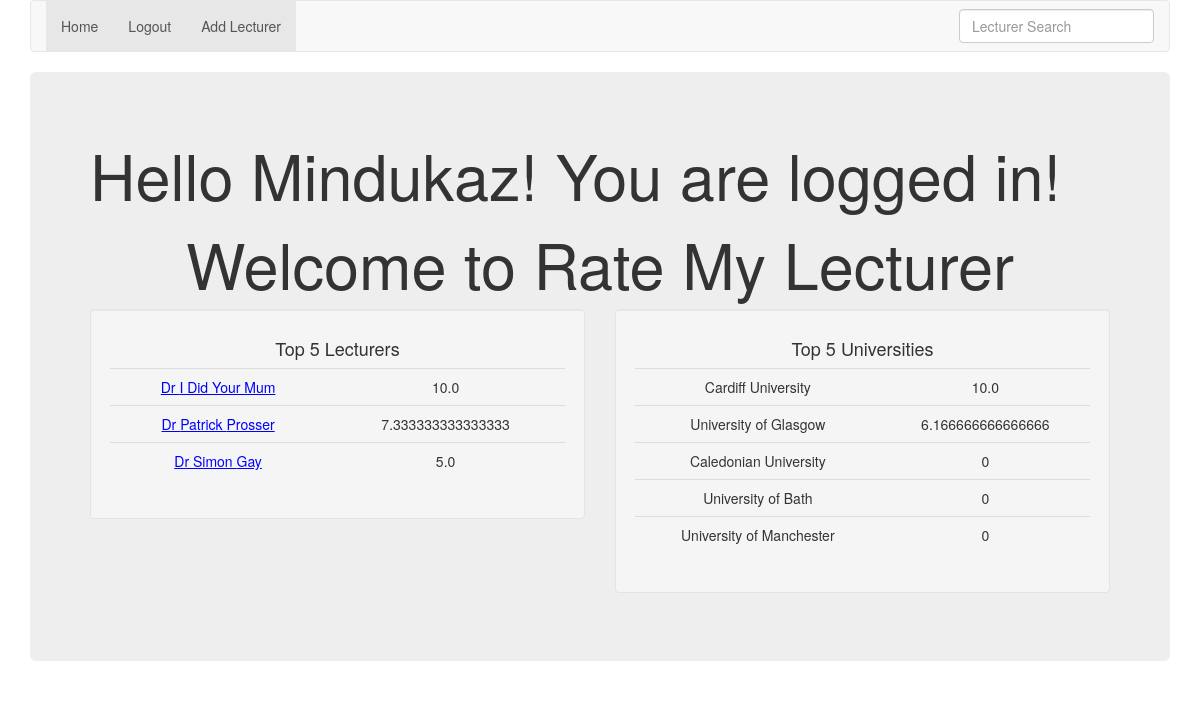
The app's page / (signed in) with its own data.
### lecturer/models.py (models this page shows, shortened)
class Lecturer(models.Model):
    title = models.CharField(max_length=10)
    first_name = models.CharField(max_length=30)
    last_name = models.CharField(max_length=30)
    date_added = models.DateTimeField(default=timezone.now)
    university = models.ForeignKey(University)
    department = models.ForeignKey(Department)
    added_by = models.ForeignKey(User)
    class Meta:
        unique_together = ('first_name','last_name','university','department')
    def get_rating(self):
        ratings = Rating.objects.filter(lecturer=self)
        if not ratings.exists(): return 0
        total = reduce((lambda x,y: x+y), map(lambda r: r.value, ratings))
        return total/ratings.count()

class Rating(models.Model):
    value = models.IntegerField(default=0)
    user = models.ForeignKey(User)
    lecturer = models.ForeignKey(Lecturer)
    date_rated = models.DateTimeField(auto_now=True)
    class Meta:
        unique_together = ('user', 'lecturer')

class University(models.Model):
    name = models.CharField(max_length=60, unique=True)
    short_name = models.CharField(max_length=30, null=True)
    domain = models.CharField(max_length=30)
    def get_rating(self):
        lecturers = Lecturer.objects.filter(university=self)
        if not lecturers.exists(): return 0
        total = reduce((lambda x,y: x+y), map(lambda r: r.get_rating(), lecturers))
        return total/lecturers.count()

### main/views.py (the view)
# urls.py: url(r'^$', views.index, name='index'),
def index(request):
    lecturers = reversed(sorted(Lecturer.objects.all(), key=lambda r: r.get_rating())[-5:])
    universities = reversed(sorted(University.objects.all(), key=lambda r: r.get_rating())[-5:])
    return render(request, 'main/index.html', {'lecturers': lecturers, 'universities': universities})

### main/templates/main/index.html (shortened to what this page needs)
{% extends 'main/base.html' %}
{% block body_block %}
    {% if user.is_authenticated %}
    <h1>Hello {{ user.username }}! You are logged in!</h1>
    {% endif %}
    <h1 class="text-center">Welcome to Rate My Lecturer</h1>
	<div class="row">
		<div class="col-lg-6 col-md-6 col-sm-12 col-xs-12">
			<div class="well">
				<h4 class="text-center"> Top 5 Lecturers </h4>
				<table class="table text-center table-hover">
                    {% for lecturer in lecturers %}
                    <tr>
						<td><a style="color: blue; text-decoration: underline;" href="/lecturer/{{lecturer.id}}"> {{lecturer.title}} {{lecturer.first_name}} {{lecturer.last_name}} </a></td>
						<td> {{lecturer.get_rating}} </td>
					</tr>
                    {% endfor %}
				</table>
			</div>
		</div>
		<div class="col-lg-6 col-md-6 col-sm-12 col-xs-12">
			<div class="well">
				<h4 class="text-center"> Top 5 Universities </h4>
				<table class="table text-center table-hover">
                    {% for university in universities %}
					<tr>
						<td> {{university.name}} </td>
						<td> {{university.get_rating}} </td>
					</tr>
                    {% endfor %}
				</table>
			</div>
		</div>
	</div>
{% endblock %}

### records on screen
Lecturer: title "Dr", first_name "I Did", last_name "Your Mum", get_rating "10.0"
Lecturer: title "Dr", first_name "Patrick", last_name "Prosser", get_rating "7.333333333333333"
Lecturer: title "Dr", first_name "Simon", last_name "Gay", get_rating "5.0"
University: name "Cardiff University", get_rating "10.0"
University: name "University of Glasgow", get_rating "6.166666666666666"
University: name "Caledonian University", get_rating "0"
University: name "University of Bath", get_rating "0"
University: name "University of Manchester", get_rating "0"

### other values on screen
{{ user.username }} "Mindukaz"
